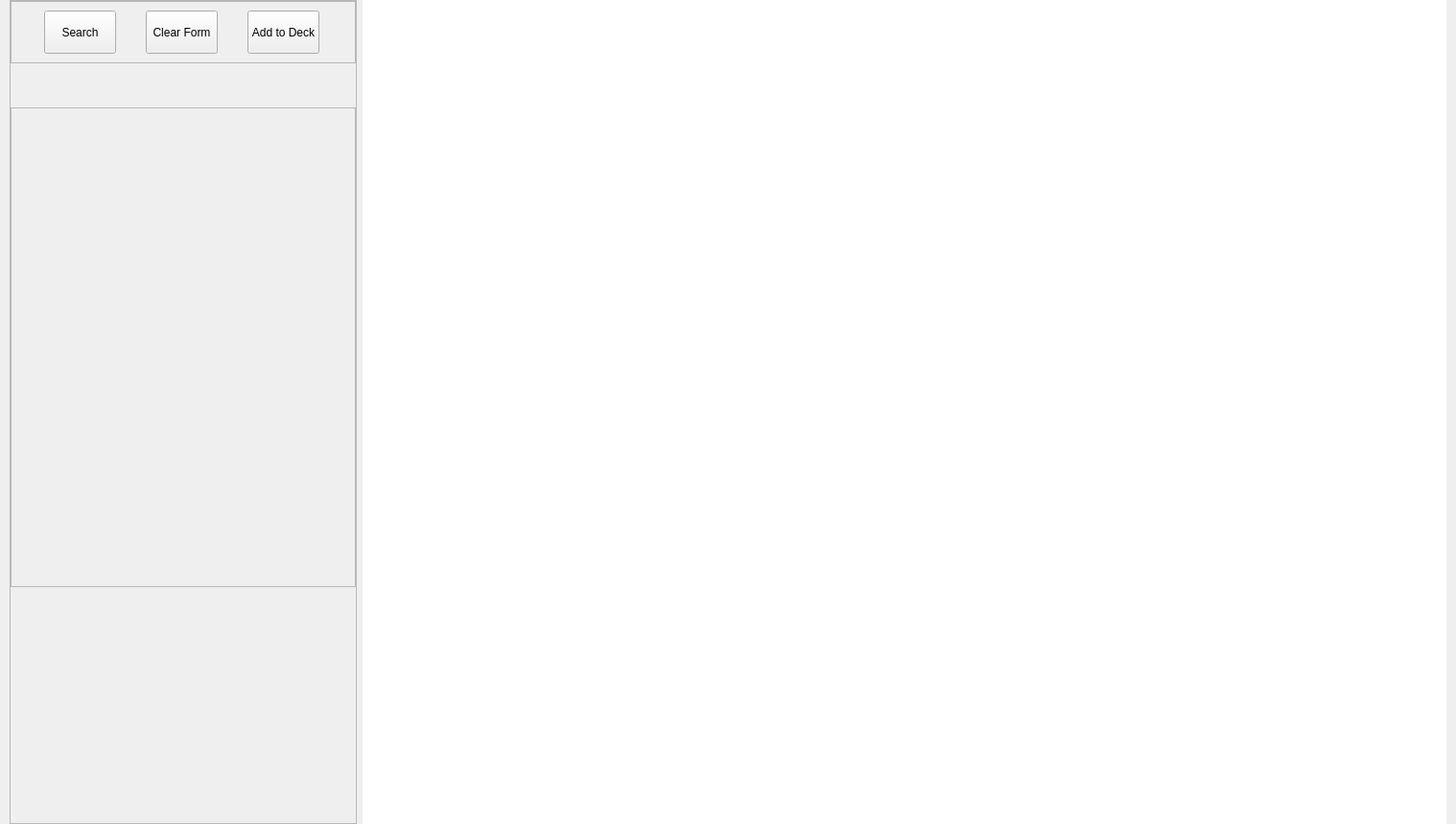
     <widget class="QFrame" name="frame">
      <property name="frameShape">
       <enum>QFrame::NoFrame</enum>
      </property>
      <property name="frameShadow">
       <enum>QFrame::Plain</enum>
      </property>
      <property name="lineWidth">
       <number>0</number>
      </property>
      <layout class="QHBoxLayout" name="horizontalLayout_4">
       <property name="leftMargin">
        <number>10</number>
       </property>
       <property name="topMargin">
        <number>0</number>
       </property>
       <property name="rightMargin">
        <number>10</number>
       </property>
       <property name="bottomMargin">
        <number>0</number>
       </property>
       <item>
        <widget class="QFrame" name="frame_3">
         <property name="frameShape">
          <enum>QFrame::StyledPanel</enum>
         </property>
         <property name="frameShadow">
          <enum>QFrame::Raised</enum>
         </property>
         <layout class="QVBoxLayout" name="verticalLayout">
          <property name="leftMargin">
           <number>0</number>
          </property>
          <property name="topMargin">
           <number>0</number>
          </property>
          <property name="rightMargin">
           <number>0</number>
          </property>
          <property name="bottomMargin">
           <number>0</number>
          </property>
          <item>
           <widget class="QFrame" name="frame_4">
            <property name="frameShape">
             <enum>QFrame::StyledPanel</enum>
            </property>
            <property name="frameShadow">
             <enum>QFrame::Raised</enum>
            </property>
            <layout class="QHBoxLayout" name="horizontalLayout_3">
             <item>
              <widget class="QPushButton" name="pBCryptSearch">
               <property name="sizePolicy">
                <sizepolicy hsizetype="Fixed" vsizetype="Fixed">
                 <horstretch>0</horstretch>
                 <verstretch>0</verstretch>
                </sizepolicy>
               </property>
               <property name="minimumSize">
                <size>
                 <width>75</width>
                 <height>45</height>
                </size>
               </property>
               <property name="maximumSize">
                <size>
                 <width>75</width>
                 <height>45</height>
                </size>
               </property>
               <property name="text">
                <string>Search</string>
               </property>
               <property name="shortcut">
                <string>F1</string>
               </property>
              </widget>
             </item>
             <item>
              <widget class="QPushButton" name="pBCryptClearForm">
               <property name="sizePolicy">
                <sizepolicy hsizetype="Fixed" vsizetype="Fixed">
                 <horstretch>0</horstretch>
                 <verstretch>0</verstretch>
                </sizepolicy>
               </property>
               <property name="minimumSize">
                <size>
                 <width>75</width>
                 <height>45</height>
                </size>
               </property>
               <property name="maximumSize">
                <size>
                 <width>75</width>
                 <height>45</height>
                </size>
               </property>
               <property name="text">
                <string>Clear Form</string>
               </property>
              </widget>
             </item>
             <item>
              <widget class="QPushButton" name="pBAddtoDeck">
               <property name="sizePolicy">
                <sizepolicy hsizetype="Fixed" vsizetype="Fixed">
                 <horstretch>0</horstretch>
                 <verstretch>0</verstretch>
                </sizepolicy>
               </property>
               <property name="minimumSize">
                <size>
                 <width>75</width>
                 <height>45</height>
                </size>
               </property>
               <property name="maximumSize">
                <size>
                 <width>75</width>
                 <height>45</height>
                </size>
               </property>
               <property name="text">
                <string>Add to Deck</string>
               </property>
              </widget>
             </item>
            </layout>
           </widget>
          </item>
          <item>
           <spacer name="verticalSpacer_2">
            <property name="orientation">
             <enum>Qt::Vertical</enum>
            </property>
            <property name="sizeHint" stdset="0">
             <size>
              <width>20</width>
              <height>40</height>
             </size>
            </property>
           </spacer>
          </item>
          <item>
           <widget class="QLabel" name="VisuelCrypt">
            <property name="sizePolicy">
             <sizepolicy hsizetype="Fixed" vsizetype="Fixed">
              <horstretch>0</horstretch>
              <verstretch>0</verstretch>
             </sizepolicy>
            </property>
            <property name="minimumSize">
             <size>
              <width>360</width>
              <height>500</height>
             </size>
            </property>
            <property name="maximumSize">
             <size>
              <width>360</width>
              <height>500</height>
             </size>
            </property>
            <property name="frameShape">
             <enum>QFrame::StyledPanel</enum>
            </property>
            <property name="frameShadow">
             <enum>QFrame::Sunken</enum>
            </property>
            <property name="lineWidth">
             <number>0</number>
            </property>
            <property name="text">
             <string/>
            </property>
            <property name="pixmap">
             <pixmap>../../jr/Desktop/Vtes_Grelarge.gif</pixmap>
            </property>
           </widget>
          </item>
          <item>
           <spacer name="verticalSpacer">
            <property name="orientation">
             <enum>Qt::Vertical</enum>
            </property>
            <property name="sizeHint" stdset="0">
             <size>
              <width>20</width>
              <height>246</height>
             </size>
            </property>
           </spacer>
          </item>
         </layout>
        </widget>
       </item>
       <item>
        <widget class="PItemView" name="PTVCryptResults">
         <property name="sizePolicy">
          <sizepolicy hsizetype="Expanding" vsizetype="Expanding">
           <horstretch>0</horstretch>
           <verstretch>0</verstretch>
          </sizepolicy>
         </property>
         <property name="minimumSize">
          <size>
           <width>1130</width>
           <height>100</height>
          </size>
         </property>
         <property name="maximumSize">
          <size>
           <width>1500</width>
           <height>16777215</height>
          </size>
         </property>
         <property name="frameShape">
          <enum>QFrame::NoFrame</enum>
         </property>
         <property name="frameShadow">
          <enum>QFrame::Plain</enum>
         </property>
         <property name="lineWidth">
          <number>0</number>
         </property>
         <property name="alternatingRowColors">
          <bool>true</bool>
         </property>
         <property name="showGrid">
          <bool>false</bool>
         </property>
        </widget>
       </item>
      </layout>
     </widget>
